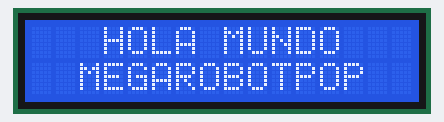
A sketch run on a simulated Arduino Uno, built with avr-gcc and run on an emulated ATmega328P. Shown: 16×2 character LCD.

Above: at 0.1 s.
At 10.1 s:
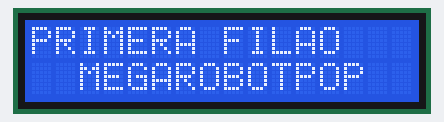
At 10.9 s:
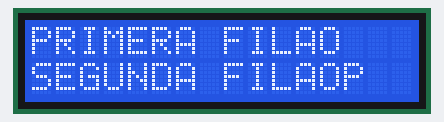
At 25.4 s:
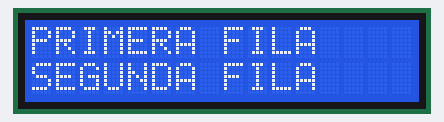
At 39.0 s:
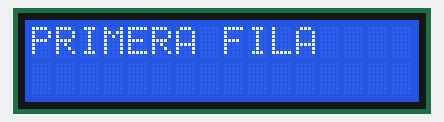

Measured:
- what the display in image 1 shows lasts 0.8 s, from 10.1 s to 10.9 s

The sketch:

lcd_16_2.ino
```cpp
/*%%%%%%%%%%%%%%%%%%%%%%%%%%%%%%  MEGAROBOT POPAYÁN  %%%%%%%%%%%%%%%%%%%%%%%%%%%%%%%%%%%%%%%%%%%%
 *
 * Encuentranos en facebook como MegaRobot Popayan, y en Instagram como @megarobotpop
 * Visita nuestra página web: www.megarobotpop.com ; www.megarobotpop.com/productos/display-lcd-16x2-backlight-azul/
 * Para más ejemplos de la librería LiquidCrystal visita la página https://www.arduino.cc/en/Reference/LiquidCrystal
 *
 * Agosto de 2020
 */

#include <LiquidCrystal.h>                         // Incluimos la libreria LiquidCrystal.h
LiquidCrystal lcd(A0, A1, A2, A3, A4, A5);         // Creamos el objeto LCD; declaramos los pines a los que vamos a conectar
                                                   // el display en el siguiente orden: (RS, E, D4, D5, D6, D7)

void setup() {
  pinMode(A0, OUTPUT);                            // definimos los pines analogicos como salidas digitales
  pinMode(A1, OUTPUT);
  pinMode(A2, OUTPUT);
  pinMode(A3, OUTPUT);
  pinMode(A4, OUTPUT);
  pinMode(A5, OUTPUT);
  lcd.begin(16, 2);                               // Inicializa la interfaz y especifica las dimensiones (#columnas, #filas) de la pantalla LDC que voy a usar
  lcd.setCursor(0,0);                             // movemos el cursor a la primera fila (0) PRIMERA COLUMNA (0)
  lcd.print("   HOLA MUNDO  ");                   // imprimimos un mensaje en la posicion antes configurada
  lcd.setCursor (0,1);                            // movemos el cursor a la segunda fila (1) PRIMERA COLUMNA (0)
  lcd.print("  MEGAROBOTPOP ");                   // imprimimos otro mensaje en la posicion antes configurada
  delay(10000);
}

void loop(){
  lcd.setCursor(0,0);           // movemos el cursor a la primera fila (0) PRIMERA COLUMNA (0)
  lcd.print("PRIMERA FILA");
  delay(800);
  lcd.setCursor(0,1);
  lcd.print("SEGUNDA FILA");    // movemos el cursor a la segunda fila (1) PRIMERA COLUMNA (0)
  delay(800);
  lcd.clear();                  // limpiamos la pantalla
  delay(800);
}
```
